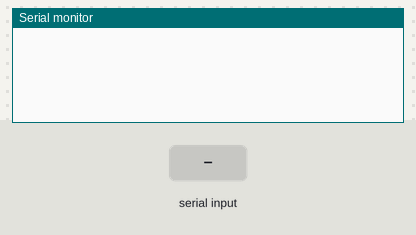
Simulated run of this sketch. Board: Arduino Uno, built with avr-gcc and run on an emulated ATmega328P. Parts: the last lines printed to the serial monitor. The inputs (shaded band) are chosen by the test bench.

Above: at 1.2 s.
1.3 s: "SQN\n" received over Serial
At 1.9 s:
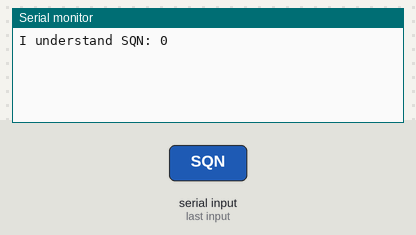
2.8 s: "SQS\n" received over Serial
At 4.0 s:
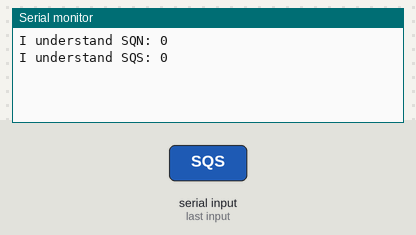
4.3 s: "SQE\n" received over Serial
At 5.4 s:
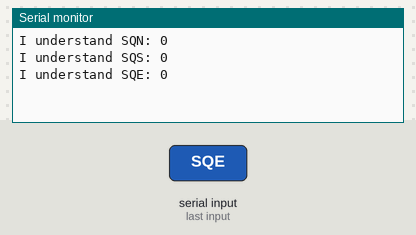
5.8 s: "SQW\n" received over Serial
At 6.5 s:
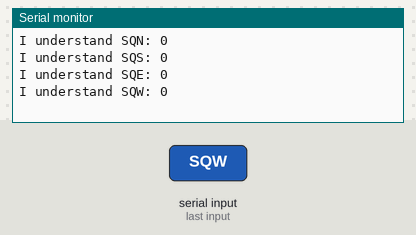
7.3 s: "90,45,200\n" received over Serial
At 7.7 s:
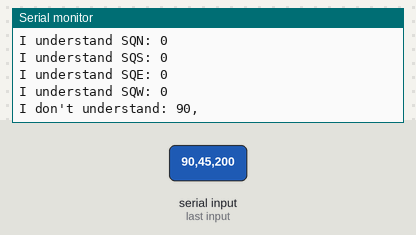
8.8 s: "5\n" received over Serial
At 10.0 s:
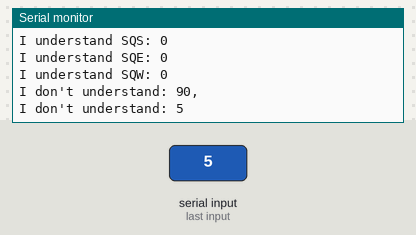

The sketch:

sketch.ino
```cpp
String message = "";
boolean messageComplete = false;
String command = "";
String value = "";

void setup() {
  Serial.begin(115200);
  message.reserve(128);
  command.reserve(4);
  value.reserve(5);
}

void loop() {
  serialEvent();
  if (messageComplete) {
    command = message.substring(0, 3);
    command.toUpperCase();

    value = message.substring(4);

    if(command == "SQN") { //Sqare North
      Serial.print("I understand SQN: ");
      Serial.println(value.toInt());
    }
    else if(command == "SQS") { //Sqare South
      Serial.print("I understand SQS: ");
      Serial.println(value.toInt());
    }
    else if(command == "SQE") { //Sqare East
      Serial.print("I understand SQE: ");
      Serial.println(value.toInt());
    }
    else if(command == "SQW") { //Sqare West
      Serial.print("I understand SQW: ");
      Serial.println(value.toInt());
    }
    else {
      Serial.print("I don't understand: ");
      Serial.println(command);
    }
    reset();
  }
}

void reset() {
  message = "";
  value = "";
  command = "";
  messageComplete = false;
}

void serialEvent() {
  while (Serial.available()) {
    char inChar = (char)Serial.read();
    if (inChar == '\n') {
      messageComplete = true;
    }
    else {
      message += inChar;
    }
  }
}
```

Measured:
- after the input at 1.3 s, the serial monitor: prints a new line at once (image 1)
- after the input at 2.8 s, the serial monitor: prints a new line at once (image 2)
- after the input at 4.3 s, the serial monitor: prints a new line at once (image 3)
- after the input at 5.8 s, the serial monitor: prints a new line at once (image 4)
- after the input at 7.3 s, the serial monitor: prints a new line at once (image 5)
- after the input at 8.8 s, the serial monitor: prints a new line at once (image 6)
